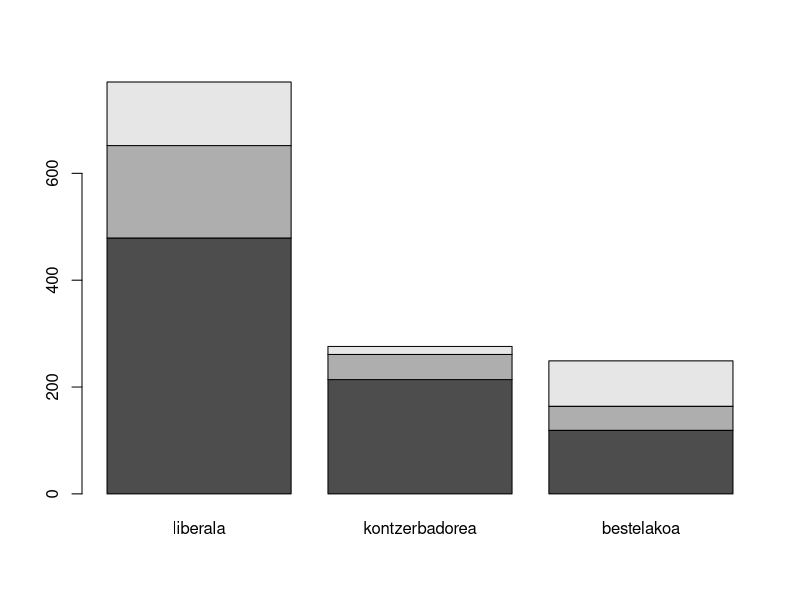
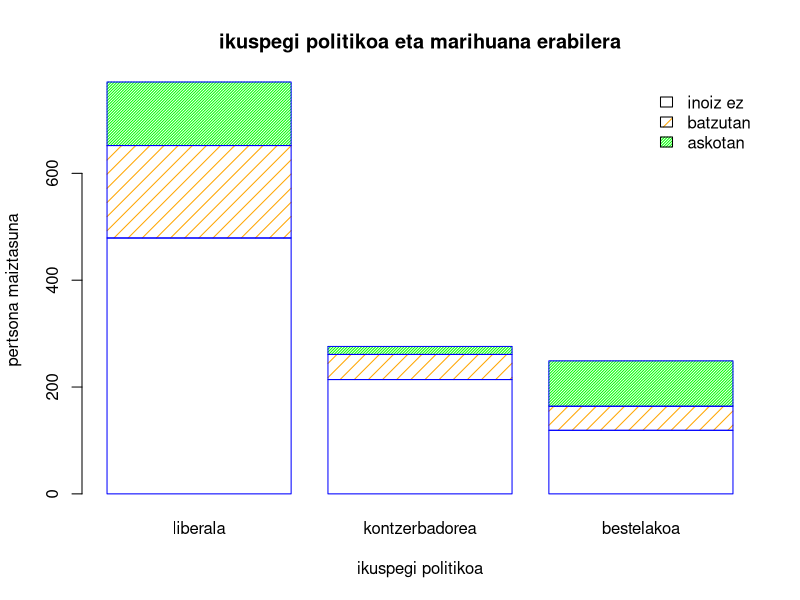
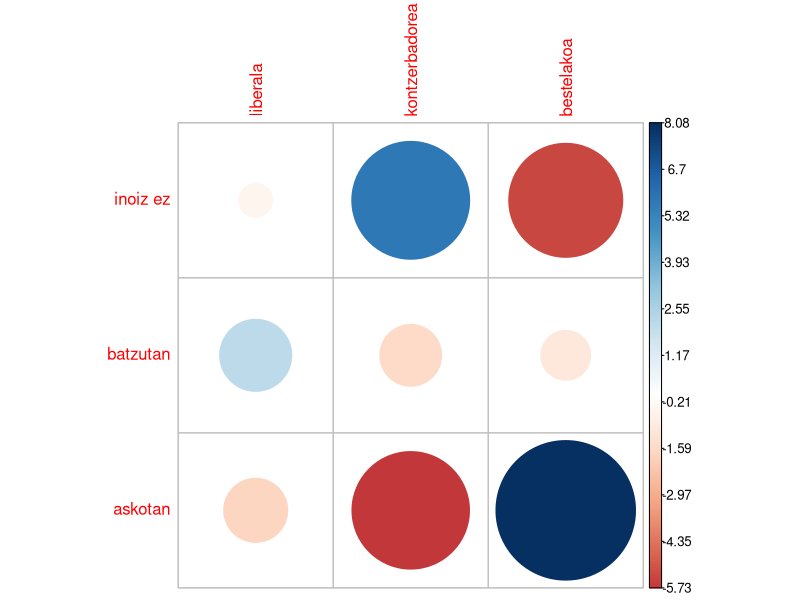

These figures' R source, in order:
## ---- chunk 1
knitr::opts_chunk$set(echo = TRUE)
## ---- chunk 2
maritaula2<- data.frame(liberala=c(479,173,119),
                    kontzerbadorea=c(214,47,15),
                       bestelakoa=c(119,45,85),
                       row.names = c("inoiz ez","batzutan","askotan"))

## ---- chunk 3
barplot(as.matrix(maritaula2))
## ---- chunk 4
barplot(as.matrix(maritaula2),
        col=c("white","orange","green"),
        main="ikuspegi politikoa eta marihuana erabilera",
        border="blue",density=c(0,10,50),
        xlab="ikuspegi politikoa",ylab="pertsona maiztasuna")
legend("topright",legend =c("inoiz ez","batzutan","askotan"),
       bty = "n",horiz=F,
       fill=c("white","orange","green"),
       density=c(0,10,50))
## ---- chunk 5
(chi.mari<-chisq.test(maritaula2))
## ---- chunk 6
chi.mari$observed
## ---- chunk 7
chi.mari$expected
## ---- chunk 8
chi.mari$stdres
## ---- chunk 9
library(corrplot)
corrplot(chi.mari$stdres, is.cor = FALSE)
